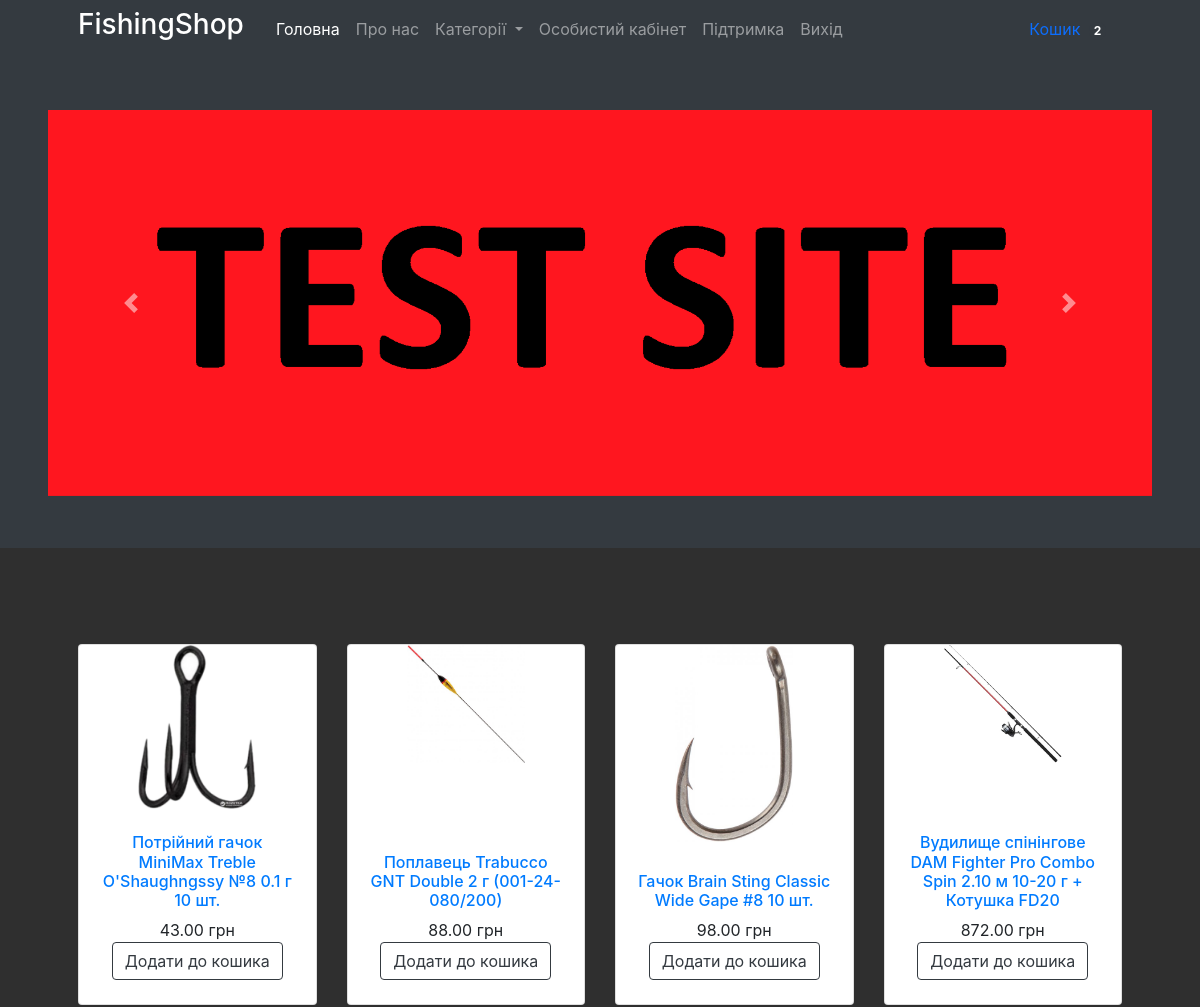
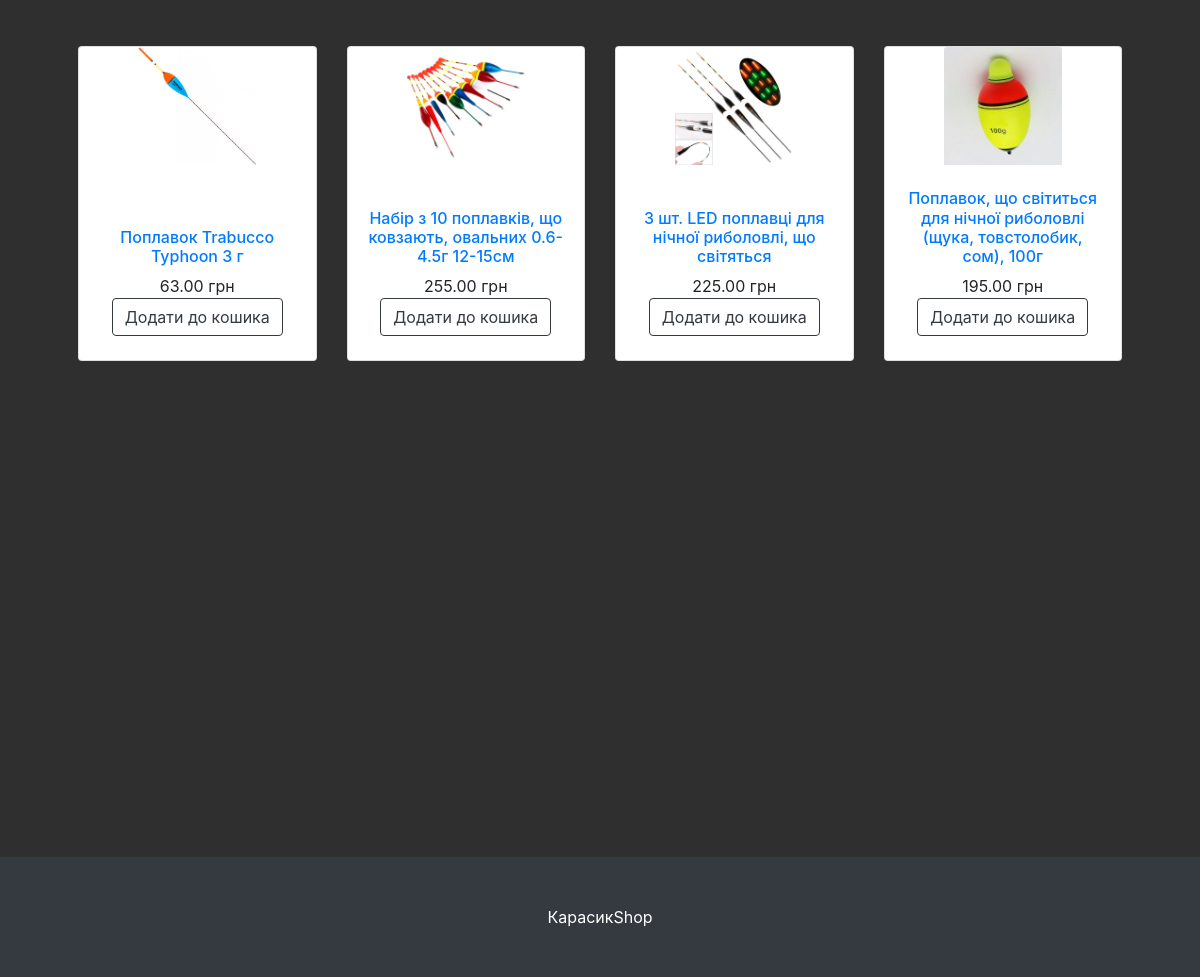
The app's page / (signed in) with its own data (2 pictures, top to bottom).
### mainapp/models.py (models this page shows, shortened)
class Cart(models.Model):
    owner = models.ForeignKey('Customer', null=True, verbose_name='Власник', on_delete=models.CASCADE)
    products = models.ManyToManyField(CartProduct, blank=True, related_name='related_cart')
    total_products = models.PositiveIntegerField(default=0)
    final_price = models.DecimalField(max_digits=9, default=0, decimal_places=2, verbose_name='Загальна ціна')
    in_order = models.BooleanField(default=False)
    for_anonymous_user = models.BooleanField(default=False)

class Banner(models.Model):
    title = models.CharField(max_length=255, verbose_name="Назва банера")
    slug = models.SlugField(unique=True)
    link = models.CharField(max_length=255, verbose_name="Посилання (Не обов'язково)", null=True, blank=True)
    image = models.ImageField(verbose_name="Зображення")
    first = models.BooleanField(verbose_name='Перший в слайдері', default=False)
    active = models.BooleanField(verbose_name='Активність', default=False)

class Product(models.Model):
    category = models.ForeignKey(Category, verbose_name='Категорія', on_delete=models.CASCADE)
    title = models.CharField(max_length=255, verbose_name='Найменування')
    slug = models.SlugField(unique=True)
    image = models.ImageField(verbose_name='Зображення')
    description = models.TextField(verbose_name='Опис', null=True)
    price = models.DecimalField(max_digits=9, decimal_places=2, verbose_name='Ціна')
    features = models.ManyToManyField("specs.ProductFeatures", blank=True, related_name='features_for_product')
    active = models.BooleanField(verbose_name="Товар в наявності", default=True)
    img1 = models.ImageField(verbose_name="Додаткове зображення (не обов'язково)", null=True, blank=True)
    img2 = models.ImageField(verbose_name="Додаткове зображення (не обов'язково)", null=True, blank=True)
    img3 = models.ImageField(verbose_name="Додаткове зображення (не обов'язково)", null=True, blank=True)
    img4 = models.ImageField(verbose_name="Додаткове зображення (не обов'язково)", null=True, blank=True)
    img5 = models.ImageField(verbose_name="Додаткове зображення (не обов'язково)", null=True, blank=True)
    img6 = models.ImageField(verbose_name="Додаткове зображення (не обов'язково)", null=True, blank=True)
    img7 = models.ImageField(verbose_name="Додаткове зображення (не обов'язково)", null=True, blank=True)
    img8 = models.ImageField(verbose_name="Додаткове зображення (не обов'язково)", null=True, blank=True)
    mainView = models.BooleanField(verbose_name="Показувати на головній", default=True)
    def get_absolute_url(self):
        return reverse('product_detail', kwargs={'slug': self.slug})

### mainapp/views.py (the view)
# urls.py: path('', BaseView.as_view(), name='index'),
class BaseView(CartMixin, View):
    def get(self, request, *args, **kwargs):
        categories = Category.objects.all()
        products = Product.objects.all()
        banners = Banner.objects.all()
        context = {
            'categories': categories,
            'products': products,
            'banners': banners,
            'cart': self.cart
        }
        return render(request, 'base.html', context)

### mainapp/mixins.py (called while the page is built)
    def dispatch(self, request, *args, **kwargs):
        if request.user.is_authenticated:
            customer = Customer.objects.filter(user=request.user).first()
            if not customer:
                customer = Customer.objects.create(
                    user=request.user
                )
            cart = Cart.objects.filter(owner=customer, in_order=False).first()
            if not cart:
                cart = Cart.objects.create(owner=customer)
        else:
            cart = Cart.objects.filter(for_anonymous_user=True).first()
            if not cart:
                cart = Cart.objects.create(for_anonymous_user=True)
        self.cart = cart
        return super().dispatch(request, *args, **kwargs)

### mainapp/models.py (called while the page is built)
    def get_absolute_url(self):
        return reverse('category_detail', kwargs={'slug': self.slug})

### mainapp/templates/base.html (shortened to what this page needs)
{% load static %}
<!DOCTYPE html>
<html lang="uk">
<head>
    <link href='{% static "bootstrap/bootstrap.min.css" %}' rel="stylesheet"/>
    <link rel="stylesheet" href="https://cdn.jsdelivr.net/npm/@fancyapps/ui@4.0/dist/fancybox.css"/>
    <link href="https://cdnjs.cloudflare.com/ajax/libs/twitter-bootstrap/4.1.2/css/bootstrap.min.css" rel="stylesheet"/>
    <link href="https://cdn.jsdelivr.net/npm/slick-carousel@1.8.1/slick/slick.css" rel="stylesheet"/>
    <link href="https://cdnjs.cloudflare.com/ajax/libs/fancybox/3.3.5/jquery.fancybox.min.css" rel="stylesheet"/>
</head>
<body>
<nav class="navbar navbar-expand-lg navbar-dark bg-dark">
    <div class="container px-4 px-lg-5">
        <a href="/"><h3 class="title"><span>FishingShop</span></h3></a>
        <div class="collapse navbar-collapse" id="navbarSupportedContent">
            <ul class="navbar-nav me-auto mb-2 mb-lg-0 ms-lg-4">
                <li class="nav-item">
                    <a class="nav-link active" aria-current="page" href="{% url 'index' %}">
                        Головна
                    </a>
                </li>
                <li class="nav-item"><a class="nav-link" href="{% url 'about' %}">Про нас</a></li>
                <li class="nav-item dropdown">
                    <a class="nav-link dropdown-toggle" id="navbarDropdown" href="#" role="button"
                       data-bs-toggle="dropdown" aria-expanded="false">
                        Категорії
                    </a>
                </li>
                {% if request.user.is_authenticated %}
                    <li class="nav-item">
                        <a class="nav-link" href="{% url 'profile' %}">Особистий кабінет</a>
                    </li>
                    <li class="nav-item">
                        <a class="nav-link" href="{% url 'support' %}">Підтримка</a>
                    </li>
                    <li class="nav-item">
                        <a class="nav-link" href="{% url 'logout' %}">Вихід</a>
                    </li>
                {% endif %}
            </ul>
            <a class="nav-link" href="{% url 'cart' %}">
                Кошик
                <span class="badge bg-dark text-white ms-1 rounded-pill">{{ cart.products.count }}</span>
            </a>
        </div>
    </div>
</nav>
{% block content %}
    {% if banners %}
        <header class="bg-dark py-1">
            <div class="containery  px-4 px-lg-5 my-5">
                <div id="carouselExampleControls" class="carousel slide" data-ride="carousel">
                    <div class="carousel-inner">
                        {% for banner in banners %}
                            {% if banner.active %}
                                {% if banner.first %}
                                    {% if banner.link == null %}
                                        <div class="carousel-item active">
                                            <a href="#"><img class="d-block w-100"
                                                             src="{{ banner.image.url }}"
                                                             alt="{{ banner.title }}"></a>
                                        </div>
                                    {% endif %}
                                {% endif %}
                            {% endif %}
                        {% endfor %}
                    </div>
                    <a class="carousel-control-prev" href="#carouselExampleControls" role="button"
                       data-slide="prev">
                        <span class="carousel-control-prev-icon" aria-hidden="true"></span>
                    </a>
                    <a class="carousel-control-next" href="#carouselExampleControls" role="button"
                       data-slide="next">
                        <span class="carousel-control-next-icon" aria-hidden="true"></span>
                    </a>
                </div>
            </div>
        </header>
    {% endif %}
    <section class="py-5">
        <div class="container px-4 px-lg-5 mt-5">
            <div class="row gx-4 gx-lg-5 row-cols-2 row-cols-md-3 row-cols-xl-4 justify-content-center">
                {% for product in products %}
                    {% if product.active and product.mainView %}
                        <div class="col mb-5">
                            <div class="card h-100">
                                <a href="{{ product.get_absolute_url }}">
                                    <img class="card-img-top img_card image_cart" src="{{ product.image.url }}"
                                         alt="..."/>
                                </a>
                                <div class="card-body p-4 row align-items-end">
                                    <div class="text-center">
                                        <a href="{{ product.get_absolute_url }}">
                                            <h6>{{ product.title }}</h6>
                                        </a>
                                        {{ product.price }} грн
                                        <br>
                                        {% if request.user.is_authenticated %}
                                            <a class="btn btn-outline-dark mt-auto"
                                               href="{% url 'add_to_cart' slug=product.slug %}">Додати до кошика</a>
                                        {% endif %}
                                    </div>
                                </div>
                            </div>
                        </div>
                    {% endif %}
                {% endfor %}
            </div>
        </div>
    </section>
{% endblock content %}
<footer class="py-5 bg-dark" style="margin-top: 400px;">
    <div class="container"><p class="m-0 text-center text-white">КарасикShop</p></div>
</footer>
</body>
</html>

### mainapp/templates/base.html (style rules this page uses)
body { background-color: #242424f2; }
.title { color: white; }
.image_cart { max-width: 50%; margin-left: 25%; }

### records on screen
Cart: products.count "2"
Banner: image (picture)
Product: image (picture), title "Потрійний гачок MiniMax Treble O'Shaughngssy №8 0.1 г 10 шт.", price "43.00"
Product: image (picture), title "Поплавець Trabucco GNT Double 2 г (001-24-080/200)", price "88.00"
Product: image (picture), title "Гачок Brain Sting Classic Wide Gape #8 10 шт.", price "98.00"
Product: image (picture), title "Вудилище спінінгове DAM Fighter Pro Combo Spin 2.10 м 10-20 г + Котушка FD20", price "872.00"
Product: image (picture), title "Поплавок Trabucco Typhoon 3 г", price "63.00"
Product: image (picture), title "Набір з 10 поплавків, що ковзають, овальних 0.6-4.5г 12-15см", price "255.00"
Product: image (picture), title "3 шт. LED поплавці для нічної риболовлі, що світяться", price "225.00"
Product: image (picture), title "Поплавок, що світиться для нічної риболовлі (щука, товстолобик, сом), 100г", price "195.00"
